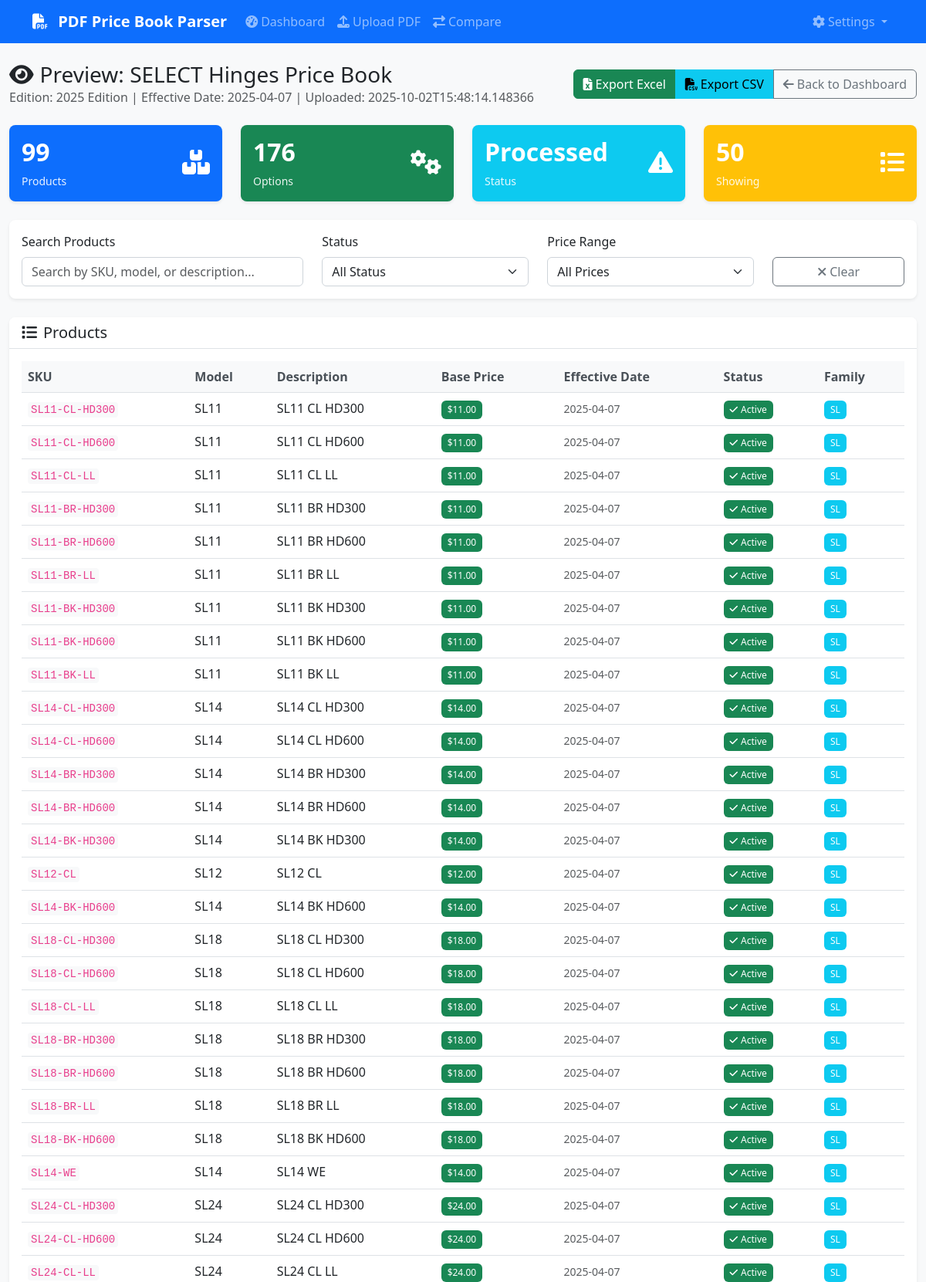
The app's page /preview/2 (upper part) with its own data.
### database/models.py (models this page shows)
class Manufacturer(Base):
    __tablename__ = 'manufacturers'
    id = Column(Integer, primary_key=True)
    name = Column(String(255), nullable=False)
    code = Column(String(50), unique=True, nullable=False)
    created_at = Column(DateTime, default=datetime.utcnow)
    price_books = relationship("PriceBook", back_populates="manufacturer")
    product_families = relationship("ProductFamily", back_populates="manufacturer")
    finishes = relationship("Finish", back_populates="manufacturer")

class PriceBook(Base):
    __tablename__ = 'price_books'
    id = Column(Integer, primary_key=True)
    manufacturer_id = Column(Integer, ForeignKey('manufacturers.id'), nullable=False)
    edition = Column(String(100))
    effective_date = Column(Date)
    upload_date = Column(DateTime, default=datetime.utcnow)
    file_path = Column(Text)
    file_size = Column(Integer)
    status = Column(String(50), default='processing')  # processing, completed, failed
    parsing_notes = Column(Text)
    manufacturer = relationship("Manufacturer", back_populates="price_books")
    products = relationship("Product", back_populates="price_book", cascade="all, delete-orphan")

class Product(Base):
    __tablename__ = 'products'
    id = Column(Integer, primary_key=True)
    family_id = Column(Integer, ForeignKey('product_families.id'))
    price_book_id = Column(Integer, ForeignKey('price_books.id', ondelete='CASCADE'), nullable=False)
    sku = Column(String(100), nullable=False)
    model = Column(String(100))
    description = Column(Text)
    base_price = Column(DECIMAL(10, 2))
    effective_date = Column(Date)
    retired_date = Column(Date)
    is_active = Column(Boolean, default=True)
    created_at = Column(DateTime, default=datetime.utcnow)
    updated_at = Column(DateTime, default=datetime.utcnow, onupdate=datetime.utcnow)
    family = relationship("ProductFamily", back_populates="products")
    price_book = relationship("PriceBook", back_populates="products")
    options = relationship("ProductOption", back_populates="product")
    prices = relationship("ProductPrice", back_populates="product")

class ProductFamily(Base):
    __tablename__ = 'product_families'
    id = Column(Integer, primary_key=True)
    manufacturer_id = Column(Integer, ForeignKey('manufacturers.id'), nullable=False)
    name = Column(String(255), nullable=False)
    category = Column(String(100))
    description = Column(Text)
    created_at = Column(DateTime, default=datetime.utcnow)
    manufacturer = relationship("Manufacturer", back_populates="product_families")
    products = relationship("Product", back_populates="family")

### app.py (the view)
@app.route('/preview/<int:price_book_id>')
def preview(price_book_id):
    try:
        summary = price_book_manager.get_price_book_summary(price_book_id)
        products = price_book_manager.get_products_by_price_book(price_book_id, limit=50)
        return render_template('preview.html',
                             summary=summary,
                             products=products,
                             price_book_id=price_book_id)
    except Exception as e:
        logger.error(f"Error loading preview: {e}")
        flash('Error loading preview', 'error')
        return redirect(url_for('index'))

### database/manager.py (called while the page is built)
    def get_session(self) -> Session:
        return self.db_manager.get_session()

### database/models.py (called while the page is built)
    def get_session(self):
        return self.SessionLocal()

### templates/preview.html (shortened to what this page needs)
{% extends "base.html" %}
{% block content %}
<div class="row">
    <div class="col-12">
        <div class="d-flex justify-content-between align-items-center mb-4">
            <div>
                <h1 class="h3 mb-0">
                    <i class="fas fa-eye me-2"></i>Preview: {{ summary.manufacturer }} Price Book
                </h1>
                <p class="text-muted mb-0">
                    Edition: {{ summary.edition or 'N/A' }} |
                    Effective Date: {{ summary.effective_date or 'N/A' }} |
                    Uploaded: {{ summary.upload_date }}
                </p>
            </div>
            <div class="btn-group">
                <a href="{{ url_for('export', price_book_id=price_book_id, format='excel') }}"
                   class="btn btn-success">
                    <i class="fas fa-file-excel me-1"></i>Export Excel
                </a>
                <a href="{{ url_for('export', price_book_id=price_book_id, format='csv') }}"
                   class="btn btn-info">
                    <i class="fas fa-file-csv me-1"></i>Export CSV
                </a>
                <a href="{{ url_for('index') }}" class="btn btn-outline-secondary">
                    <i class="fas fa-arrow-left me-1"></i>Back to Dashboard
                </a>
            </div>
        </div>
    </div>
</div>
<div class="row mb-4">
    <div class="col-md-3">
        <div class="card bg-primary text-white">
            <div class="card-body">
                <div class="d-flex justify-content-between">
                    <div>
                        <h4 class="card-title">{{ summary.product_count }}</h4>
                        <p class="card-text">Products</p>
                    </div>
                    <div class="align-self-center">
                        <i class="fas fa-boxes fa-2x"></i>
                    </div>
                </div>
            </div>
        </div>
    </div>
    <div class="col-md-3">
        <div class="card bg-success text-white">
            <div class="card-body">
                <div class="d-flex justify-content-between">
                    <div>
                        <h4 class="card-title">{{ summary.option_count }}</h4>
                        <p class="card-text">Options</p>
                    </div>
                    <div class="align-self-center">
                        <i class="fas fa-cogs fa-2x"></i>
                    </div>
                </div>
            </div>
        </div>
    </div>
    <div class="col-md-3">
        <div class="card bg-info text-white">
            <div class="card-body">
                <div class="d-flex justify-content-between">
                    <div>
                        <h4 class="card-title">{{ summary.status|title }}</h4>
                        <p class="card-text">Status</p>
                    </div>
                    <div class="align-self-center">
                        {% if summary.status == 'completed' %}
                            <i class="fas fa-check-circle fa-2x"></i>
                        {% elif summary.status == 'processing' %}
                            <i class="fas fa-spinner fa-spin fa-2x"></i>
                        {% else %}
                            <i class="fas fa-exclamation-triangle fa-2x"></i>
                        {% endif %}
                    </div>
                </div>
            </div>
        </div>
    </div>
    <div class="col-md-3">
        <div class="card bg-warning text-white">
            <div class="card-body">
                <div class="d-flex justify-content-between">
                    <div>
                        <h4 class="card-title">{{ products|length }}</h4>
                        <p class="card-text">Showing</p>
                    </div>
                    <div class="align-self-center">
                        <i class="fas fa-list fa-2x"></i>
                    </div>
                </div>
            </div>
        </div>
    </div>
</div>
<div class="row mb-4">
    <div class="col-12">
        <div class="card">
            <div class="card-body">
                <div class="row">
                    <div class="col-md-4">
                        <label for="searchInput" class="form-label">Search Products</label>
                        <input type="text" class="form-control" id="searchInput" placeholder="Search by SKU, model, or description...">
                    </div>
                    <div class="col-md-3">
                        <label for="statusFilter" class="form-label">Status</label>
                        <select class="form-select" id="statusFilter">
                            <option value="">All Status</option>
                        </select>
                    </div>
                    <div class="col-md-3">
                        <label for="priceFilter" class="form-label">Price Range</label>
                        <select class="form-select" id="priceFilter">
                            <option value="">All Prices</option>
                        </select>
                    </div>
                    <div class="col-md-2">
                        <label class="form-label">&nbsp;</label>
                        <button class="btn btn-outline-secondary w-100" onclick="clearFilters()">
                            <i class="fas fa-times me-1"></i>Clear
                        </button>
                    </div>
                </div>
            </div>
        </div>
    </div>
</div>
<div class="row">
    <div class="col-12">
        <div class="card">
            <div class="card-header">
                <h5 class="card-title mb-0">
                    <i class="fas fa-list me-2"></i>Products
                </h5>
            </div>
            <div class="card-body">
                <div class="table-responsive">
                    <table class="table table-hover" id="productsTable">
                        <thead>
                            <tr>
                                <th>SKU</th>
                                <th>Model</th>
                                <th>Description</th>
                                <th>Base Price</th>
                                <th>Effective Date</th>
                                <th>Status</th>
                                <th>Family</th>
                            </tr>
                        </thead>
                        <tbody>
                            {% for product in products %}
                            <tr data-sku="{{ product.sku|lower }}"
                                data-model="{{ product.model|lower }}"
                                data-description="{{ product.description|lower }}"
                                data-price="{{ product.base_price or 0 }}"
                                data-status="{{ 'active' if product.is_active else 'inactive' }}">
                                <td>
                                    <code>{{ product.sku }}</code>
                                </td>
                                <td>{{ product.model or 'N/A' }}</td>
                                <td>{{ product.description or 'N/A' }}</td>
                                <td>
                                    {% if product.base_price %}
                                        <span class="badge bg-success">${{ "%.2f"|format(product.base_price) }}</span>
                                    {% else %}
                                        <span class="text-muted">N/A</span>
                                    {% endif %}
                                </td>
                                <td>
                                    {% if product.effective_date %}
                                        <small class="text-muted">{{ product.effective_date }}</small>
                                    {% else %}
                                        <span class="text-muted">N/A</span>
                                    {% endif %}
                                </td>
                                <td>
                                    {% if product.is_active %}
                                        <span class="badge bg-success">
                                            <i class="fas fa-check me-1"></i>Active
                                        </span>
                                    {% else %}
                                        <span class="badge bg-secondary">
                                            <i class="fas fa-times me-1"></i>Inactive
                                        </span>
                                    {% endif %}
                                </td>
                                <td>
                                    {% if product.family %}
                                        <span class="badge bg-info">{{ product.family }}</span>
                                    {% else %}
                                        <span class="text-muted">N/A</span>
                                    {% endif %}
                                </td>
                            </tr>
                            {% endfor %}
                        </tbody>
                    </table>
                </div>
            </div>
        </div>
    </div>
</div>
{% endblock %}

### static/css/style.css (style rules this page uses)
:root { --primary-color: #0d6efd; --secondary-color: #6c757d; --success-color: #198754; --danger-color: #dc3545; --warning-color: #ffc107; --info-color: #0dcaf0; --light-color: #f8f9fa; --dark-color: #212529; }
body { font-family: 'Segoe UI', Tahoma, Geneva, Verdana, sans-serif; background-color: #f8f9fa; }
.card { border: none; box-shadow: 0 0.125rem 0.25rem rgba(0, 0, 0, 0.075); border-radius: 0.5rem; transition: box-shadow 0.15s ease-in-out; }
.card-header { background-color: #fff; border-bottom: 1px solid #dee2e6; border-radius: 0.5rem 0.5rem 0 0 !important; font-weight: 600; }
.btn { border-radius: 0.375rem; font-weight: 500; transition: all 0.15s ease-in-out; }
.table { margin-bottom: 0; }
.table th { border-top: none; font-weight: 600; color: #495057; background-color: #f8f9fa; }
.badge { font-size: 0.75em; font-weight: 500; padding: 0.375rem 0.5rem; }
.form-control, .form-select { border-radius: 0.375rem; border: 1px solid #ced4da; transition: border-color 0.15s ease-in-out, box-shadow 0.15s ease-in-out; }
.card.bg-primary, .card.bg-success, .card.bg-warning, .card.bg-info, .card.bg-danger { border: none; }
.card.bg-primary .card-title, .card.bg-success .card-title, .card.bg-warning .card-title, .card.bg-info .card-title, .card.bg-danger .card-title { font-size: 2rem; font-weight: 700; margin-bottom: 0.5rem; }
.card.bg-primary .card-text, .card.bg-success .card-text, .card.bg-warning .card-text, .card.bg-info .card-text, .card.bg-danger .card-text { font-size: 0.875rem; opacity: 0.9; margin-bottom: 0; }
code { background-color: #f8f9fa; color: #e83e8c; padding: 0.125rem 0.25rem; border-radius: 0.25rem; font-size: 0.875em; }

### records on screen
Manufacturer: manufacturer "SELECT Hinges"
PriceBook: edition "2025 Edition", status "Processed"
Product: sku "SL11-CL-HD300", model "SL11", description "SL11 CL HD300"
ProductFamily: family "SL" "SL" "SL" "SL" "SL" "SL" "SL" "SL" "SL" "SL" "SL" "SL" "SL" "SL" "SL" "SL" "SL" "SL" "SL" "SL" "SL" "SL" "SL" "SL" "SL" "SL" "SL"
Product: sku "SL11-CL-HD600", model "SL11", description "SL11 CL HD600"
Product: sku "SL11-CL-LL", model "SL11", description "SL11 CL LL"
Product: sku "SL11-BR-HD300", model "SL11", description "SL11 BR HD300"
Product: sku "SL11-BR-HD600", model "SL11", description "SL11 BR HD600"
Product: sku "SL11-BR-LL", model "SL11", description "SL11 BR LL"
Product: sku "SL11-BK-HD300", model "SL11", description "SL11 BK HD300"
Product: sku "SL11-BK-HD600", model "SL11", description "SL11 BK HD600"
Product: sku "SL11-BK-LL", model "SL11", description "SL11 BK LL"
Product: sku "SL14-CL-HD300", model "SL14", description "SL14 CL HD300"
Product: sku "SL14-CL-HD600", model "SL14", description "SL14 CL HD600"
Product: sku "SL14-BR-HD300", model "SL14", description "SL14 BR HD300"
Product: sku "SL14-BR-HD600", model "SL14", description "SL14 BR HD600"
Product: sku "SL14-BK-HD300", model "SL14", description "SL14 BK HD300"
Product: sku "SL12-CL", model "SL12", description "SL12 CL"
Product: sku "SL14-BK-HD600", model "SL14", description "SL14 BK HD600"
Product: sku "SL18-CL-HD300", model "SL18", description "SL18 CL HD300"
Product: sku "SL18-CL-HD600", model "SL18", description "SL18 CL HD600"
Product: sku "SL18-CL-LL", model "SL18", description "SL18 CL LL"
Product: sku "SL18-BR-HD300", model "SL18", description "SL18 BR HD300"
Product: sku "SL18-BR-HD600", model "SL18", description "SL18 BR HD600"
Product: sku "SL18-BR-LL", model "SL18", description "SL18 BR LL"
Product: sku "SL18-BK-HD600", model "SL18", description "SL18 BK HD600"
Product: sku "SL14-WE", model "SL14", description "SL14 WE"
Product: sku "SL24-CL-HD300", model "SL24", description "SL24 CL HD300"
Product: sku "SL24-CL-HD600", model "SL24", description "SL24 CL HD600"
Product: sku "SL24-CL-LL", model "SL24", description "SL24 CL LL"

### other values on screen
{{ summary.effective_date or 'N/A' }} "2025-04-07"
{{ summary.upload_date }} "2025-10-02T15:48:14.148366"
{{ summary.product_count }} "99"
{{ summary.option_count }} "176"
{{ products|length }} "50"
{{ "%.2f"|format(product.base_price) }} "11.00" "11.00" "11.00" "11.00" "11.00" "11.00" "11.00" "11.00" "11.00" "14.00" "14.00" "14.00" "14.00" "14.00" "12.00" "14.00" "18.00" "18.00" "18.00" "18.00" "18.00" "18.00" "18.00" "14.00" "24.00" "24.00" "24.00"
{{ product.effective_date }} "2025-04-07" "2025-04-07" "2025-04-07" "2025-04-07" "2025-04-07" "2025-04-07" "2025-04-07" "2025-04-07" "2025-04-07" "2025-04-07" "2025-04-07" "2025-04-07" "2025-04-07" "2025-04-07" "2025-04-07" "2025-04-07" "2025-04-07" "2025-04-07" "2025-04-07" "2025-04-07" "2025-04-07" "2025-04-07" "2025-04-07" "2025-04-07" "2025-04-07" "2025-04-07" "2025-04-07"
